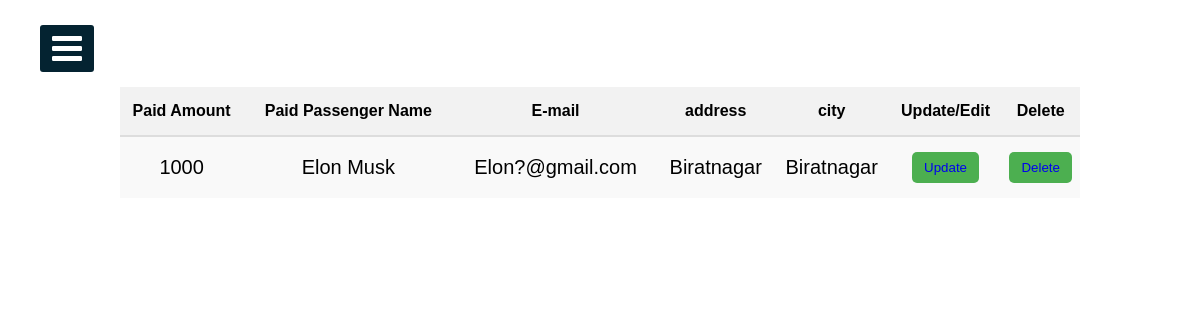
Page /EasyRide_Final/PaymentManage.php on the committed database.
### tables this page shows
CREATE TABLE `payment` (
  `id` int(11) NOT NULL,
  `amount` float NOT NULL,
  `name` varchar(255) NOT NULL,
  `email` varchar(255) NOT NULL,
  `address` varchar(255) NOT NULL,
  `city` varchar(255) NOT NULL,
  `state` varchar(255) NOT NULL,
  `zip_code` int(6) NOT NULL,
  `card_name` varchar(255) NOT NULL,
  `card_number` varchar(16) NOT NULL,
  `exp_month` varchar(20) NOT NULL,
  `exp_year` varchar(20) NOT NULL,
  `cvv` int(4) NOT NULL
);

### EasyRide_Final/PaymentManage.php (the view, shortened to what this page needs)
<?php include("connection.php")?>
<!DOCTYPE html>
<html>
<head>
  <link rel="stylesheet" href="https://cdnjs.cloudflare.com/ajax/libs/font-awesome/4.7.0/css/font-awesome.min.css">
<link rel="stylesheet" href="sidebar.css">
<link rel="stylesheet" href="Transaction.css">
</head>
<body>
  <label for="check">
<i class="fa fa-bars" id="btn"></i>
  </label>
<div class="sidebar2">
    <h1 class="adminTopic">Transaction Received...</h1>
<?php
    $sqlget="SELECT * FROM payment";
    $sqldata=mysqli_query($conn,$sqlget) or die('error getting');
    echo "<table>";
    echo "<tr>
    <th>Paid Amount</th>
    <th>Paid Passenger Name</th>
    <th>E-mail</th>
    <th>address</th>
    <th>city</th>
    <th>Update/Edit</th>
    <th>Delete</th>
       </tr>";
       while ($row=mysqli_fetch_array($sqldata,MYSQLI_ASSOC))
       {
        echo "</td><td>";
        echo $row['amount'];
        echo "</td><td>";
        echo $row['name'];
        echo "</td><td>";
        echo $row['email'];
        echo "</td><td>";
        echo $row['address'];
        echo "</td><td>";
        echo $row['city'];
        echo "</td>";
        ?>
        <td>
        <button>
          <a href="updateTransactionRecivied.php?id=<?php echo $row['id'];?>">
          Update
          </a>
        </button>
        </td>
        <td>
        <button>
          <a href="deleteTransactionRecivied.php?id=<?php echo $row['id'];?>">
          Delete
          </a>
        </button>
        </td>
<?php
       }
       echo "</table>";
?>
</div>
</body>
</html>

### EasyRide_Final/sidebar.css (style rules this page uses)
* { margin: 0; padding: 0; list-style: none; text-decoration: none; }
label #btn, label #cancle { position: absolute; cursor: pointer; background: #042331; color: #fff; border-radius: 3px; }
label #btn { left: 40px; top: 25px; font-size: 35px; color: #fff; padding: 6px 12px; transition: all 0.5s; }

### Second_Sprint/Transaction.css (style rules this page uses)
body { background-position: center; background-size: cover; height: 700px; background-repeat: no-repeat; background-attachment: fixed; font-family: Arial, sans-serif; }
.adminTopic { text-align: center; color: #fff; }
table { width: 80%; margin: auto; border-collapse: collapse; text-align: center; margin-top: 50px; background-color: rgba(255, 255, 255, 0.9); border-radius: 10px; }
table th { background-color: #f2f2f2; border-bottom: 2px solid #ddd; padding: 15px 0; font-weight: bold; }
table tr td { border-bottom: 2px solid #ddd; padding: 15px 0; font-size: 20px; }
table tr:last-child td { border-bottom: none; }
table tr td button { padding: 8px 12px; border: none; border-radius: 5px; background-color: #4CAF50; color: white; cursor: pointer; transition: background-color 0.3s; }

### rows in the picture
payment: amount "1000", name "Elon Musk", email "Elon?@gmail.com", address "Biratnagar", city "Biratnagar"
